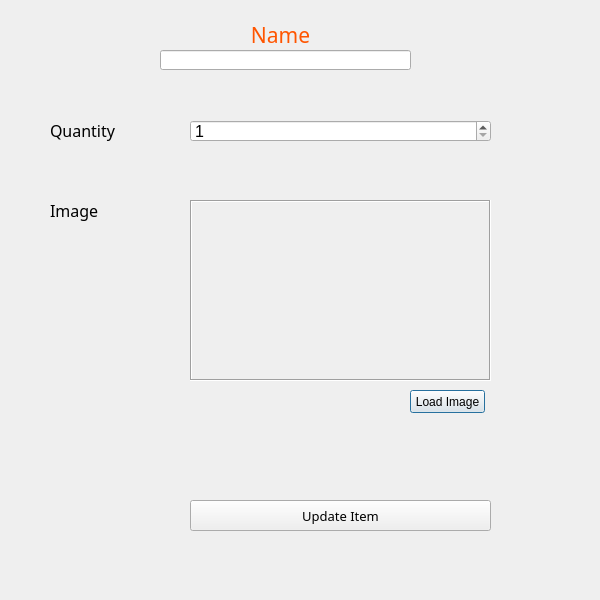
<?xml version="1.0" encoding="UTF-8"?>
<ui version="4.0">
 <class>UpdateItemDialog</class>
 <widget class="QDialog" name="UpdateItemDialog">
  <property name="geometry">
   <rect>
    <x>0</x>
    <y>0</y>
    <width>600</width>
    <height>600</height>
   </rect>
  </property>
  <property name="windowTitle">
   <string>Dialog</string>
  </property>
  <widget class="QLabel" name="label">
   <property name="geometry">
    <rect>
     <x>240</x>
     <y>10</y>
     <width>81</width>
     <height>51</height>
    </rect>
   </property>
   <property name="font">
    <font>
     <family>Montserrat Light</family>
     <pointsize>16</pointsize>
    </font>
   </property>
   <property name="text">
    <string>&lt;html&gt;&lt;head/&gt;&lt;body&gt;&lt;p align=&quot;center&quot;&gt;&lt;span style=&quot; color:#ff5500;&quot;&gt;Name&lt;/span&gt;&lt;/p&gt;&lt;/body&gt;&lt;/html&gt;</string>
   </property>
  </widget>
  <widget class="QLabel" name="label_2">
   <property name="geometry">
    <rect>
     <x>50</x>
     <y>120</y>
     <width>101</width>
     <height>21</height>
    </rect>
   </property>
   <property name="font">
    <font>
     <family>Montserrat</family>
     <pointsize>12</pointsize>
    </font>
   </property>
   <property name="text">
    <string>Quantity</string>
   </property>
  </widget>
  <widget class="QSpinBox" name="UspinBox">
   <property name="geometry">
    <rect>
     <x>190</x>
     <y>120</y>
     <width>301</width>
     <height>22</height>
    </rect>
   </property>
   <property name="font">
    <font>
     <pointsize>12</pointsize>
    </font>
   </property>
   <property name="minimum">
    <number>1</number>
   </property>
  </widget>
  <widget class="QLabel" name="UImage">
   <property name="geometry">
    <rect>
     <x>190</x>
     <y>200</y>
     <width>301</width>
     <height>181</height>
    </rect>
   </property>
   <property name="frameShape">
    <enum>QFrame::Box</enum>
   </property>
   <property name="frameShadow">
    <enum>QFrame::Sunken</enum>
   </property>
   <property name="text">
    <string/>
   </property>
  </widget>
  <widget class="QLabel" name="label_3">
   <property name="geometry">
    <rect>
     <x>50</x>
     <y>200</y>
     <width>61</width>
     <height>21</height>
    </rect>
   </property>
   <property name="font">
    <font>
     <family>Montserrat</family>
     <pointsize>12</pointsize>
    </font>
   </property>
   <property name="text">
    <string>Image</string>
   </property>
  </widget>
  <widget class="QPushButton" name="ULoadImage">
   <property name="geometry">
    <rect>
     <x>410</x>
     <y>390</y>
     <width>75</width>
     <height>23</height>
    </rect>
   </property>
   <property name="text">
    <string>Load Image</string>
   </property>
  </widget>
  <widget class="QPushButton" name="Updatebutton">
   <property name="geometry">
    <rect>
     <x>190</x>
     <y>500</y>
     <width>301</width>
     <height>31</height>
    </rect>
   </property>
   <property name="font">
    <font>
     <family>Montserrat Light</family>
     <pointsize>10</pointsize>
    </font>
   </property>
   <property name="text">
    <string>Update Item</string>
   </property>
  </widget>
  <widget class="QLineEdit" name="UName">
   <property name="geometry">
    <rect>
     <x>160</x>
     <y>50</y>
     <width>251</width>
     <height>20</height>
    </rect>
   </property>
  </widget>
 </widget>
 <resources/>
 <connections/>
</ui>
